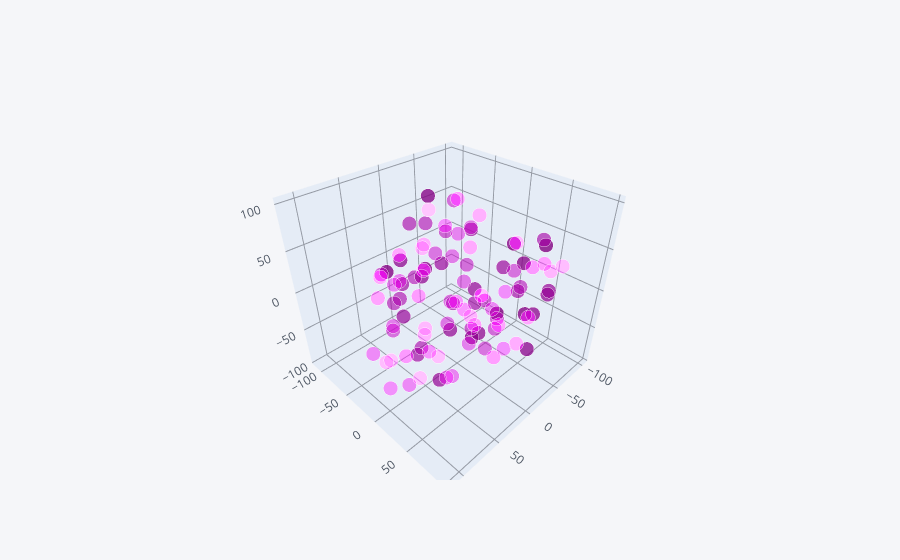

Notebook source saved alongside this figure:
### Code cell
Xt.iplot(kind='scatter3d',x='x1',y='x2',z='x3',mode='markers',size=10,color='purple')
